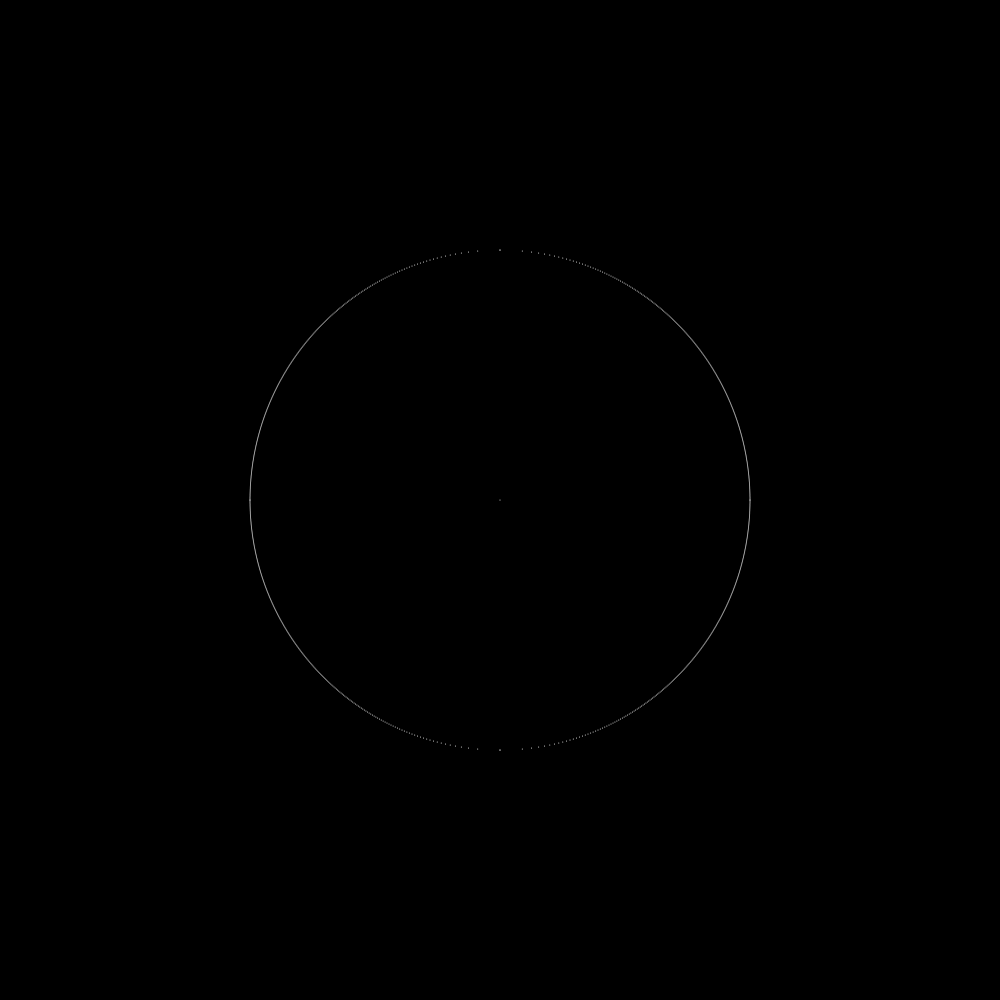
Frame 1 (no input)
Frame 60 (no input): identical to frame 1, image omitted
Frame 120 (the mouse pressed at the canvas centre since frame 60): identical to frame 1, image omitted

The p5.js sketch that drew this single still picture (run headless with seeded random() and noise() and a simulated clock; from frame 60 on, the mouse is pressed at the canvas centre):

// p5.js sketch
// ── sketch.js
// 円の方程式を使って円を描く（http://www.geisya.or.jp/~mwm48961/kou3/circle1.htm）
// 円の中心が原点の場合

const canvasSize = Math.min(window.innerWidth, window.innerHeight);

function setup() {
  createCanvas(canvasSize, canvasSize);
  colorMode(HSB, 360, 100, 100, 100);
  background(0);
  noFill();
  stroke(100);
}

const calcCircleY = (r,x) => {
  return sqrt(pow(r,2) - pow(x, 2));
}

function draw() {
  translate(canvasSize / 2, canvasSize / 2);
  background(0);
  const r = canvasSize / 4;
  point(0, 0);
  for (let i = 0; i < 1000; i++) {
    point(calcCircleY(r, i), i);
    point(-calcCircleY(r, i), i);
    point(calcCircleY(r, i), -i);
    point(-calcCircleY(r, i), -i);
  }
}
